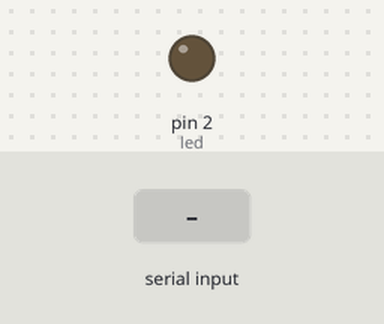
The sketch below on a simulated Arduino Uno, built with avr-gcc and run on an emulated ATmega328P. Parts: output pins drawn as LEDs (lit = HIGH). The test bench sets the inputs (shaded band).

Above: at 1.2 s.
1.3 s: "a" received over Serial
At 2.2 s:
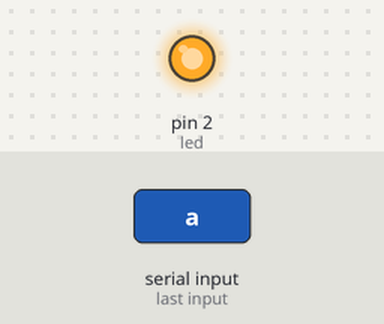
2.8 s: "b" received over Serial
At 3.3 s:
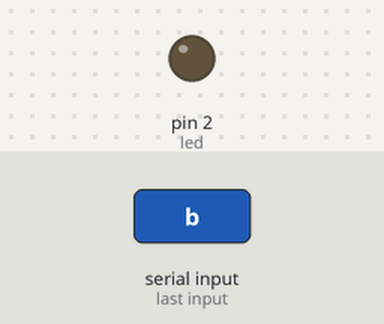
Timing chart, 0 to 5.8 s (numbered marks = the images above; inputs shaded):
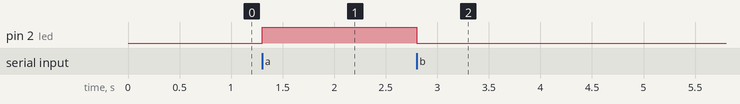

Measured:
- after the input at 1.3 s, pin 2 (led): LOW → HIGH at once
- after the input at 2.8 s, pin 2 (led): HIGH → LOW at once

The sketch:

Bluetooth-Clasic-Basic.ino
```cpp
const byte led = 2;

char input = "";

void setup() {
  pinMode(led, OUTPUT);

  Serial.begin(9600);
  // Serial.begin(38400);
}

void loop() {
  if(Serial.available() > 0) {
    input = Serial.read();
  }

  switch(input) {
    case 'a':
      digitalWrite(led, HIGH);
      break;
    case 'b':
      digitalWrite(led, LOW);
      break;
  }
}
```
